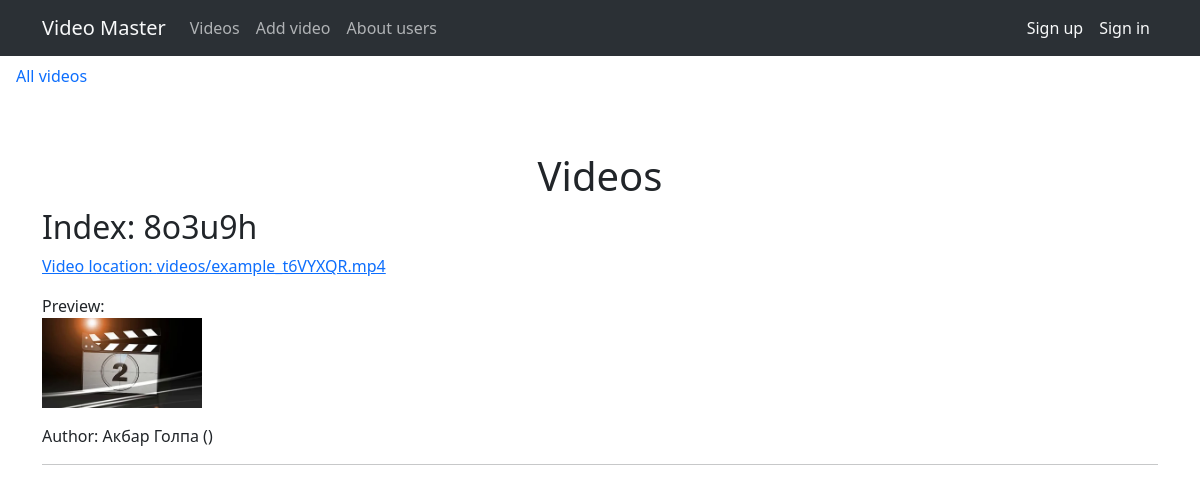
Screenshot of /videos/2 with the database file from the repository.
### mainapp/models.py (models this page shows, shortened)
class Video(models.Model):
    index = models.CharField(max_length=255, verbose_name='Индекс')
    slug = models.SlugField(max_length=255, unique=True, db_index=True, verbose_name='URL')
    name = models.CharField(max_length=255, verbose_name='Название')
    video = models.FileField(upload_to='videos/', null=True, validators=[FileExtensionValidator(allowed_extensions=['mov','avi','mp4','webm','mkv'])], verbose_name='Видео')
    preview = models.ImageField(upload_to='previews/', verbose_name='Превьюшка')
    user_id = models.ForeignKey(User, on_delete=models.DO_NOTHING, verbose_name='Автор', related_name='get_videos')
    def get_absolute_url(self):
        return reverse('video', kwargs={'video_slug': self.slug})
    class Meta:
        verbose_name = 'Видео'
        verbose_name_plural = 'Видео'
        ordering = ['pk']

class User(models.Model):
    username = models.CharField(max_length=255, verbose_name='Логин')
    slug = models.SlugField(max_length=255, unique=True, db_index=True, verbose_name='URL')
    first_name = models.CharField(max_length=255, verbose_name='Имя')
    last_name = models.CharField(max_length=255, verbose_name='Фамилия')
    password = models.CharField(max_length=255)
    icon = models.ImageField(upload_to='icons/', verbose_name='Аватар')
    class Meta:
        verbose_name = 'Пользователь/автор'
        verbose_name_plural = 'Пользователи/авторы'
        ordering = ['username', 'last_name', 'first_name']

### mainapp/views.py (the view)
# urls.py: path('videos/<int:user_id>', UserVideos.as_view(), name='user-videos'),
class UserVideos(DataMixin, ListView):
    model = Video
    template_name = 'mainapp/videos.html'
    context_object_name = 'videos'
    allow_empty = False
    def get_context_data(self, *, object_list=None, **kwargs):
        context = super().get_context_data(**kwargs)
        c_def = self.get_user_context(user_selected=context['videos'][0].user_id.pk)
        context = dict(list(context.items()) + list(c_def.items()))
        return context
    def get_queryset(self):
        return Video.objects.filter(user_id__id=self.kwargs['user_id'])

### mainapp/utils.py (called while the page is built)
    def get_user_context(self, **kwargs):
        context = kwargs
        users = User.objects.annotate(Count('get_videos'))
        context['users'] = users
        if 'user_selected' not in context:
            context['user_selected'] = 0
        return context

### mainapp/templates/mainapp/videos.html (shortened to what this page needs)
{% extends 'mainapp/base.html' %}
{% block content %}
    <h1 class="text-center mt-5 pt-5">Videos</h1>
    <ul class="nav flex-column" style="position: absolute; top: 56px; left: 0px;">
        {% if user_selected == 0 %}
            <li class="nav-item nav-link text-dark">
                All videos
            </li>
        {% else %}
            <li class="nav-item">
                <a class="nav-link active" aria-current="page" href="{% url 'videos' %}">All videos</a>
            </li>
        {% endif %}
        {% for user in users %}
            {% if user.get_videos__count > 0 %}
                {% if user_selected == user.id %}
                    <li class="nav-item nav-link text-dark">
                    </li>
                {% else %}
                    <li class="nav-item">
                        <a class="nav-link active" aria-current="page" href="{% url 'user-videos' user.pk %}">{{ user.login }}</a>
                    </li>
                {% endif %}
            {% endif %}
        {% endfor %}
    </ul>
    {% for video in videos %}
        <h2>Index: {{ video.index }}</h2>
        <p><a href="{{ video.get_absolute_url }}">Video location: {{ video.video }}</a></p>
        <div>Preview:</div>
        <p><img src="/media/{{ video.preview }}" alt="" width="160px" height="90px"></p>
        <p>Author: {{ video.user_id.first_name }} {{ video.user_id.last_name }} ({{ video.user_id.login }})</p>
        <hr>
    {% endfor %}
{% endblock %}

### rows the page displays
Video: index "8o3u9h", video "videos/example_t6VYXQR.mp4", preview (picture), user_id.first_name "Акбар", user_id.last_name "Голпа"
